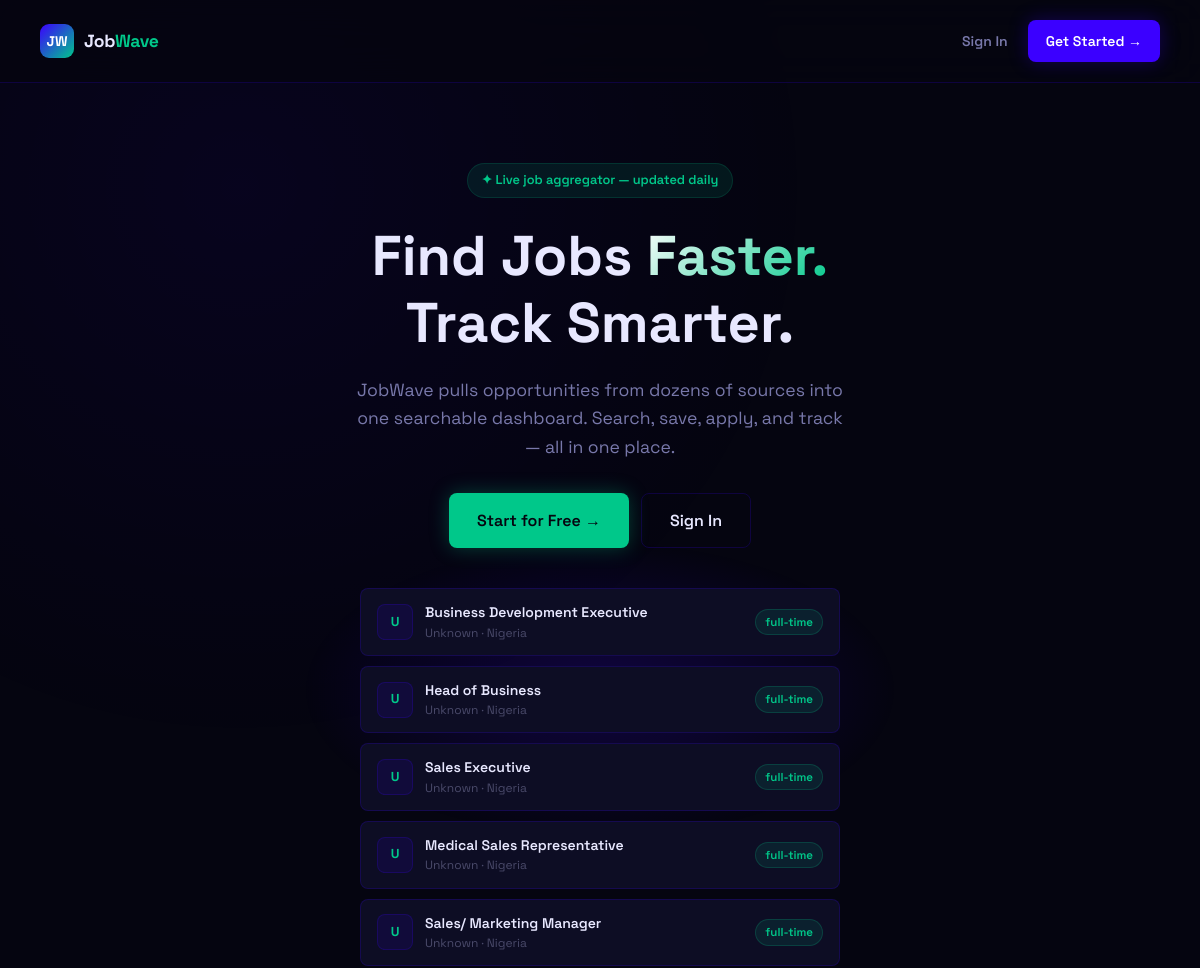
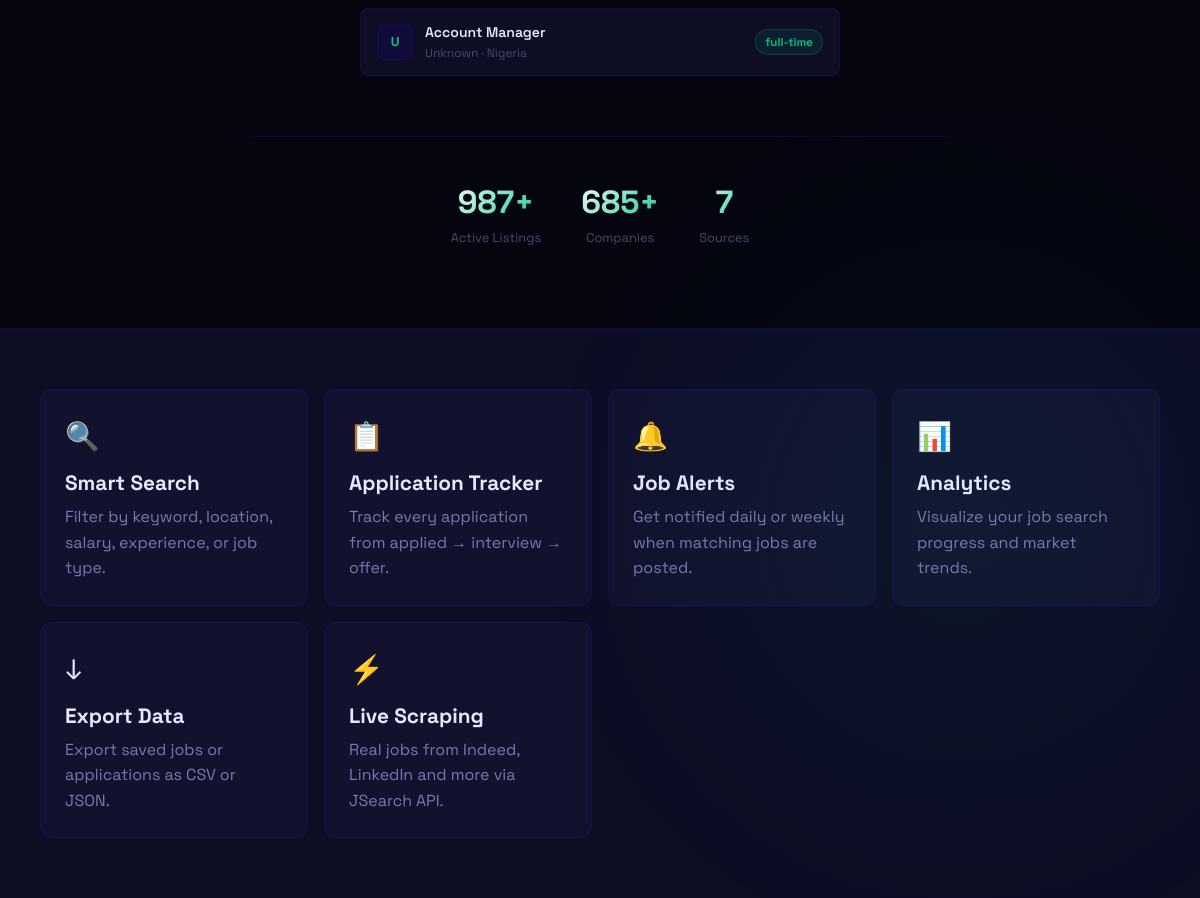
The page / on the database its author committed (2 pictures, top to bottom).
### app.py (models this page shows)
class Job(db.Model):
    id = db.Column(db.Integer, primary_key=True)
    title = db.Column(db.String(200), nullable=False)
    company = db.Column(db.String(200), nullable=False)
    location = db.Column(db.String(200))
    job_type = db.Column(db.String(50))          # full-time | part-time | remote | contract
    experience = db.Column(db.String(50))         # entry | mid | senior
    salary_min = db.Column(db.Integer)
    salary_max = db.Column(db.Integer)
    description = db.Column(db.Text)
    requirements = db.Column(db.Text)
    source = db.Column(db.String(100))
    source_url = db.Column(db.String(500))
    source_id = db.Column(db.String(200), unique=True)  # duplicate detection
    tags = db.Column(db.String(500))
    is_active = db.Column(db.Boolean, default=True)
    scraped_at = db.Column(db.DateTime, default=datetime.utcnow)
    posted_at = db.Column(db.DateTime)
    views = db.Column(db.Integer, default=0)

### app.py (the view)
@app.route('/')
def index():
    if current_user.is_authenticated:
        return redirect(url_for('dashboard'))
    stats = {
        'total_jobs': Job.query.filter_by(is_active=True).count(),
        'companies': db.session.query(Job.company).distinct().count(),
        'sources': db.session.query(Job.source).distinct().count(),
    }
    recent = Job.query.filter_by(is_active=True).order_by(Job.scraped_at.desc()).limit(6).all()
    return render_template('index.html', stats=stats, recent=recent)

### templates/index.html (shortened to what this page needs)
{% extends 'base.html' %}
{% block public_content %}
<link rel="stylesheet" href="https://cdnjs.cloudflare.com/ajax/libs/font-awesome/6.5.0/css/all.min.css">
<div class="landing">
  <nav class="landing-nav">
    <div style="display:flex;align-items:center;gap:10px;">
      <div class="logo-mark">JW</div>
      <div class="logo-text">
        Job<span>Wave</span>
      </div>
    </div>
    <div style="display:flex;gap:8px;">
      <a href="{{ url_for('login') }}" class="btn btn-ghost">
        Sign In
      </a>
      <a href="{{ url_for('register') }}" class="btn btn-primary">
        Get Started →
      </a>
    </div>
  </nav>
  <section class="hero">
    <div class="hero-content">
      <div class="hero-eyebrow">
        ✦ Live job aggregator — updated daily
      </div>
      <h1>
        Find Jobs
        <span class="gradient-text">Faster.</span>
        <br>
        Track Smarter.
      </h1>
      <p>
        JobWave pulls opportunities from dozens of sources into one searchable dashboard.
        Search, save, apply, and track — all in one place.
      </p>
      <div class="hero-actions">
        <a href="{{ url_for('register') }}" class="btn btn-mint btn-lg">
          Start for Free →
        </a>
        <a href="{{ url_for('login') }}" class="btn btn-outline btn-lg">
          Sign In
        </a>
      </div>
      <div class="hero-job-list">
        {% for job in recent %}
        <div class="hero-job-item">
          <div class="hero-job-logo">
            {{ job.company[0] }}
          </div>
          <div style="flex:1;min-width:0;">
            <div style="
              font-weight:600;
              font-size:0.875rem;
              white-space:nowrap;
              overflow:hidden;
              text-overflow:ellipsis;
            ">
              {{ job.title }}
            </div>
            <div style="
              font-size:0.75rem;
              color:var(--text-muted);
            ">
              {{ job.company }} · {{ job.location }}
            </div>
          </div>
          <span class="badge badge-mint" style="flex-shrink:0;">
            {{ job.job_type or 'full-time' }}
          </span>
        </div>
        {% endfor %}
      </div>
      <div class="hero-stats">
        <div>
          <div class="hero-stat-value gradient-text">
            {{ stats.total_jobs }}+
          </div>
          <div class="hero-stat-label">
            Active Listings
          </div>
        </div>
        <div>
          <div class="hero-stat-value gradient-text">
            {{ stats.companies }}+
          </div>
          <div class="hero-stat-label">
            Companies
          </div>
        </div>
        <div>
          <div class="hero-stat-value gradient-text">
            {{ stats.sources }}
          </div>
          <div class="hero-stat-label">
            Sources
          </div>
        </div>
      </div>
    </div>
  </section>
  <section class="feature-grid">
    <div class="feature-card">
      <div class="feature-icon">🔍</div>
      <h3>Smart Search</h3>
      <p>
        Filter by keyword, location, salary, experience, or job type.
      </p>
    </div>
    <div class="feature-card">
      <div class="feature-icon">📋</div>
      <h3>Application Tracker</h3>
      <p>
        Track every application from applied → interview → offer.
      </p>
    </div>
    <div class="feature-card">
      <div class="feature-icon">🔔</div>
      <h3>Job Alerts</h3>
      <p>
        Get notified daily or weekly when matching jobs are posted.
      </p>
    </div>
    <div class="feature-card">
      <div class="feature-icon">📊</div>
      <h3>Analytics</h3>
      <p>
        Visualize your job search progress and market trends.
      </p>
    </div>
    <div class="feature-card">
      <div class="feature-icon">↓</div>
      <h3>Export Data</h3>
      <p>
        Export saved jobs or applications as CSV or JSON.
      </p>
    </div>
    <div class="feature-card">
      <div class="feature-icon">⚡</div>
      <h3>Live Scraping</h3>
      <p>
        Real jobs from Indeed, LinkedIn and more via JSearch API.
      </p>
    </div>
  </section>
</div>
{% endblock %}

### templates/base.html (shortened to what this page needs)
<!DOCTYPE html>
<html lang="en">
<head>
  <link rel="stylesheet" href="{{ url_for('static', filename='css/style.css') }}">
  <link rel="stylesheet" href="https://cdnjs.cloudflare.com/ajax/libs/font-awesome/6.5.0/css/all.min.css">
</head>
<body>
{% if current_user.is_authenticated %}
<div class="sidebar-overlay"></div>
<div class="wrapper">
  <aside class="sidebar">
    <div class="sidebar-logo">
      <div class="logo-mark">JW</div>
      <div class="logo-text">Job<span>Wave</span></div>
    </div>
    <nav class="sidebar-nav">
      <span class="nav-section-label">Main</span>
      <a href="{{ url_for('dashboard') }}" class="nav-link {% if request.endpoint == 'dashboard' %}active{% endif %}">
        <span class="nav-icon"><i class="fa-solid fa-table-cells-large"></i></span> Dashboard
      </a>
      <a href="{{ url_for('jobs') }}" class="nav-link {% if request.endpoint in ['jobs','job_detail'] %}active{% endif %}">
        <span class="nav-icon"><i class="fa-solid fa-magnifying-glass"></i></span> Browse Jobs
      </a>
      <a href="{{ url_for('companies') }}" class="nav-link {% if request.endpoint in ['companies','company_page'] %}active{% endif %}">
        <span class="nav-icon"><i class="fa-solid fa-building"></i></span> Companies
      </a>
      <a href="{{ url_for('saved_jobs') }}" class="nav-link {% if request.endpoint == 'saved_jobs' %}active{% endif %}">
        <span class="nav-icon"><i class="fa-solid fa-heart"></i></span> Saved Jobs
      </a>
      <span class="nav-section-label">Tracking</span>
      <a href="{{ url_for('applications') }}" class="nav-link {% if request.endpoint == 'applications' %}active{% endif %}">
        <span class="nav-icon"><i class="fa-solid fa-clipboard-list"></i></span> Applications
      </a>
      <a href="{{ url_for('alerts') }}" class="nav-link {% if request.endpoint == 'alerts' %}active{% endif %}">
        <span class="nav-icon"><i class="fa-solid fa-bell"></i></span> Alerts
      </a>
      <a href="{{ url_for('analytics') }}" class="nav-link {% if request.endpoint == 'analytics' %}active{% endif %}">
        <span class="nav-icon"><i class="fa-solid fa-chart-bar"></i></span> Analytics
      </a>
      {% if current_user.role == 'admin' %}
      <span class="nav-section-label">Admin</span>
      <a href="{{ url_for('admin') }}" class="nav-link {% if request.endpoint == 'admin' %}active{% endif %}">
        <span class="nav-icon"><i class="fa-solid fa-gear"></i></span> Admin Panel
      </a>
      {% endif %}
      <span class="nav-section-label">Account</span>
      <a href="{{ url_for('profile') }}" class="nav-link {% if request.endpoint == 'profile' %}active{% endif %}">
        <span class="nav-icon"><i class="fa-solid fa-user"></i></span> My Profile
      </a>
      <a href="{{ url_for('export_jobs') }}" class="nav-link">
        <span class="nav-icon"><i class="fa-solid fa-download"></i></span> Export Data
      </a>
      <a href="{{ url_for('logout') }}" class="nav-link">
        <span class="nav-icon"><i class="fa-solid fa-right-from-bracket"></i></span> Sign Out
      </a>
    </nav>
    <div class="sidebar-footer">
      <div class="user-card">
        <div class="user-avatar">{{ current_user.name[0].upper() }}</div>
        <div class="user-info">
          <div class="user-name">{{ current_user.name }}</div>
          <div class="user-role">{{ current_user.role }}</div>
        </div>
      </div>
    </div>
  </aside>
  <main class="main">
    <div class="topbar">
      <div style="display:flex;align-items:center;gap:12px;">
        <button class="btn btn-ghost btn-icon sidebar-toggle" aria-label="Menu">
          <i class="fa-solid fa-bars"></i>
        </button>
        <div class="topbar-title">
          <h1>{% block page_title %}Dashboard{% endblock %}</h1>
        </div>
      </div>
      <div class="topbar-actions">
        <button class="theme-toggle" id="theme-toggle" title="Toggle light/dark mode">
          <i class="fa-solid fa-moon" id="theme-icon"></i>
        </button>
        {% block topbar_actions %}
        <a href="{{ url_for('jobs') }}" class="btn btn-primary btn-sm">+ Find Jobs</a>
        {% endblock %}
      </div>
    </div>
    {% with messages = get_flashed_messages(with_categories=true) %}
      {% if messages %}
      <div class="flash-messages">
        {% for category, msg in messages %}
        <div class="flash {{ category }}">{{ msg }}</div>
        {% endfor %}
      </div>
      {% endif %}
    {% endwith %}
    <div class="page-content">
      {% block content %}{% endblock %}
    </div>
  </main>
</div>
{% else %}
  {% block public_content %}{% endblock %}
{% endif %}
</body>
</html>

### rows shown on the page
Job: company "U", title "Business Development Executive", company "Unknown", location "Nigeria", job_type "full-time"
Job: company "U", title "Head of Business", company "Unknown", location "Nigeria", job_type "full-time"
Job: company "U", title "Sales Executive", company "Unknown", location "Nigeria", job_type "full-time"
Job: company "U", title "Medical Sales Representative", company "Unknown", location "Nigeria", job_type "full-time"
Job: company "U", title "Sales/ Marketing Manager", company "Unknown", location "Nigeria", job_type "full-time"
Job: company "U", title "Account Manager", company "Unknown", location "Nigeria", job_type "full-time"

### other values the page prints
{{ stats.total_jobs }} "987"
{{ stats.companies }} "685"
{{ stats.sources }} "7"
